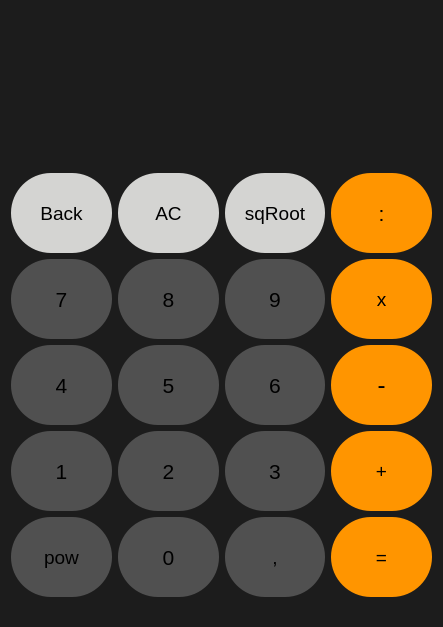
<?xml version="1.0" encoding="UTF-8"?>
<ui version="4.0">
 <class>kalkulatorClass</class>
 <widget class="QMainWindow" name="kalkulatorClass">
  <property name="geometry">
   <rect>
    <x>0</x>
    <y>0</y>
    <width>443</width>
    <height>627</height>
   </rect>
  </property>
  <property name="windowTitle">
   <string>kalkulator</string>
  </property>
  <property name="styleSheet">
   <string notr="true"/>
  </property>
  <widget class="QWidget" name="centralWidget">
   <property name="styleSheet">
    <string notr="true">QWidget
{
	background: rgb(28,28,28)
}</string>
   </property>
   <layout class="QVBoxLayout" name="verticalLayout">
    <item>
     <widget class="QTextEdit" name="resultPanel">
      <property name="maximumSize">
       <size>
        <width>402</width>
        <height>118</height>
       </size>
      </property>
      <property name="font">
       <font>
        <pointsize>28</pointsize>
       </font>
      </property>
      <property name="styleSheet">
       <string notr="true">QTextEdit
{
	background: rgb(28,28,28);
	border: none
}</string>
      </property>
      <property name="verticalScrollBarPolicy">
       <enum>Qt::ScrollBarPolicy::ScrollBarAlwaysOff</enum>
      </property>
      <property name="readOnly">
       <bool>true</bool>
      </property>
      <property name="html">
       <string>&lt;!DOCTYPE HTML PUBLIC &quot;-//W3C//DTD HTML 4.0//EN&quot; &quot;http://www.w3.org/TR/REC-html40/strict.dtd&quot;&gt;
&lt;html&gt;&lt;head&gt;&lt;meta name=&quot;qrichtext&quot; content=&quot;1&quot; /&gt;&lt;meta charset=&quot;utf-8&quot; /&gt;&lt;style type=&quot;text/css&quot;&gt;
p, li { white-space: pre-wrap; }
hr { height: 1px; border-width: 0; }
li.unchecked::marker { content: &quot;\2610&quot;; }
li.checked::marker { content: &quot;\2612&quot;; }
&lt;/style&gt;&lt;/head&gt;&lt;body style=&quot; font-family:'Segoe UI'; font-size:28pt; font-weight:400; font-style:normal;&quot;&gt;
&lt;p dir='rtl' style=&quot;-qt-paragraph-type:empty; margin-top:12px; margin-bottom:12px; margin-left:0px; margin-right:0px; -qt-block-indent:0; text-indent:0px; font-size:24pt;&quot;&gt;&lt;br /&gt;&lt;/p&gt;&lt;/body&gt;&lt;/html&gt;</string>
      </property>
     </widget>
    </item>
    <item>
     <layout class="QGridLayout" name="gridLayout">
      <item row="0" column="1">
       <widget class="QPushButton" name="clearButton">
        <property name="minimumSize">
         <size>
          <width>100</width>
          <height>80</height>
         </size>
        </property>
        <property name="font">
         <font>
          <pointsize>14</pointsize>
         </font>
        </property>
        <property name="styleSheet">
         <string notr="true">QPushButton
{
	background: rgb(212,212,210);
	border-radius: 40px
}
</string>
        </property>
        <property name="text">
         <string>AC</string>
        </property>
       </widget>
      </item>
      <item row="3" column="2">
       <widget class="QPushButton" name="threeButton">
        <property name="minimumSize">
         <size>
          <width>100</width>
          <height>80</height>
         </size>
        </property>
        <property name="font">
         <font>
          <pointsize>16</pointsize>
         </font>
        </property>
        <property name="styleSheet">
         <string notr="true">QPushButton
{
	background: rgb(80,80,80);
	border-radius: 40px
}
</string>
        </property>
        <property name="text">
         <string>3</string>
        </property>
       </widget>
      </item>
      <item row="0" column="0">
       <widget class="QPushButton" name="backButton">
        <property name="minimumSize">
         <size>
          <width>100</width>
          <height>80</height>
         </size>
        </property>
        <property name="font">
         <font>
          <pointsize>14</pointsize>
         </font>
        </property>
        <property name="styleSheet">
         <string notr="true">QPushButton
{
	background: rgb(212,212,210);
	border-radius: 40px
}
</string>
        </property>
        <property name="text">
         <string>Back</string>
        </property>
       </widget>
      </item>
      <item row="0" column="2">
       <widget class="QPushButton" name="squareRoot">
        <property name="minimumSize">
         <size>
          <width>100</width>
          <height>80</height>
         </size>
        </property>
        <property name="font">
         <font>
          <pointsize>14</pointsize>
         </font>
        </property>
        <property name="styleSheet">
         <string notr="true">QPushButton
{
	background: rgb(212,212,210);
	border-radius: 40px
}
</string>
        </property>
        <property name="text">
         <string>sqRoot</string>
        </property>
       </widget>
      </item>
      <item row="0" column="3">
       <widget class="QPushButton" name="divideButton">
        <property name="minimumSize">
         <size>
          <width>100</width>
          <height>80</height>
         </size>
        </property>
        <property name="font">
         <font>
          <pointsize>16</pointsize>
         </font>
        </property>
        <property name="styleSheet">
         <string notr="true">QPushButton
{
	background: rgb(255,149,0);
	border-radius: 40px
}</string>
        </property>
        <property name="text">
         <string>:</string>
        </property>
       </widget>
      </item>
      <item row="2" column="1">
       <widget class="QPushButton" name="fiveButton">
        <property name="minimumSize">
         <size>
          <width>100</width>
          <height>80</height>
         </size>
        </property>
        <property name="font">
         <font>
          <pointsize>16</pointsize>
         </font>
        </property>
        <property name="styleSheet">
         <string notr="true">QPushButton
{
	background: rgb(80,80,80);
	border-radius: 40px
}
</string>
        </property>
        <property name="text">
         <string>5</string>
        </property>
       </widget>
      </item>
      <item row="4" column="1">
       <widget class="QPushButton" name="zeroButton">
        <property name="minimumSize">
         <size>
          <width>100</width>
          <height>80</height>
         </size>
        </property>
        <property name="font">
         <font>
          <pointsize>16</pointsize>
         </font>
        </property>
        <property name="styleSheet">
         <string notr="true">QPushButton
{
	background: rgb(80,80,80);
	border-radius: 40px
}
</string>
        </property>
        <property name="text">
         <string>0</string>
        </property>
       </widget>
      </item>
      <item row="1" column="2">
       <widget class="QPushButton" name="nineButton">
        <property name="minimumSize">
         <size>
          <width>100</width>
          <height>80</height>
         </size>
        </property>
        <property name="font">
         <font>
          <pointsize>16</pointsize>
         </font>
        </property>
        <property name="styleSheet">
         <string notr="true">QPushButton
{
	background: rgb(80,80,80);
	border-radius: 40px
}
</string>
        </property>
        <property name="text">
         <string>9</string>
        </property>
       </widget>
      </item>
      <item row="2" column="0">
       <widget class="QPushButton" name="fourButton">
        <property name="minimumSize">
         <size>
          <width>100</width>
          <height>80</height>
         </size>
        </property>
        <property name="font">
         <font>
          <pointsize>16</pointsize>
         </font>
        </property>
        <property name="styleSheet">
         <string notr="true">QPushButton
{
	background: rgb(80,80,80);
	border-radius: 40px
}
</string>
        </property>
        <property name="text">
         <string>4</string>
        </property>
       </widget>
      </item>
      <item row="1" column="0">
       <widget class="QPushButton" name="sevenButton">
        <property name="minimumSize">
         <size>
          <width>100</width>
          <height>80</height>
         </size>
        </property>
        <property name="font">
         <font>
          <pointsize>16</pointsize>
         </font>
        </property>
        <property name="styleSheet">
         <string notr="true">QPushButton
{
	background: rgb(80,80,80);
	border-radius: 40px
}
</string>
        </property>
        <property name="text">
         <string>7</string>
        </property>
       </widget>
      </item>
      <item row="2" column="2">
       <widget class="QPushButton" name="sixButton">
        <property name="minimumSize">
         <size>
          <width>100</width>
          <height>80</height>
         </size>
        </property>
        <property name="font">
         <font>
          <pointsize>16</pointsize>
         </font>
        </property>
        <property name="styleSheet">
         <string notr="true">QPushButton
{
	background: rgb(80,80,80);
	border-radius: 40px
}
</string>
        </property>
        <property name="text">
         <string>6</string>
        </property>
       </widget>
      </item>
      <item row="1" column="3">
       <widget class="QPushButton" name="multiplyButton">
        <property name="minimumSize">
         <size>
          <width>100</width>
          <height>80</height>
         </size>
        </property>
        <property name="font">
         <font>
          <pointsize>14</pointsize>
         </font>
        </property>
        <property name="styleSheet">
         <string notr="true">QPushButton
{
	background: rgb(255,149,0);
	border-radius: 40px
}
</string>
        </property>
        <property name="text">
         <string>x</string>
        </property>
       </widget>
      </item>
      <item row="3" column="1">
       <widget class="QPushButton" name="twoButton">
        <property name="minimumSize">
         <size>
          <width>100</width>
          <height>80</height>
         </size>
        </property>
        <property name="font">
         <font>
          <pointsize>16</pointsize>
         </font>
        </property>
        <property name="styleSheet">
         <string notr="true">QPushButton
{
	background: rgb(80,80,80);
	border-radius: 40px
}
</string>
        </property>
        <property name="text">
         <string>2</string>
        </property>
       </widget>
      </item>
      <item row="4" column="0">
       <widget class="QPushButton" name="powerButton">
        <property name="minimumSize">
         <size>
          <width>100</width>
          <height>80</height>
         </size>
        </property>
        <property name="font">
         <font>
          <pointsize>14</pointsize>
         </font>
        </property>
        <property name="styleSheet">
         <string notr="true">QPushButton
{
	background: rgb(80,80,80);
	border-radius: 40px
}
</string>
        </property>
        <property name="text">
         <string>pow</string>
        </property>
       </widget>
      </item>
      <item row="4" column="2">
       <widget class="QPushButton" name="dotButton">
        <property name="minimumSize">
         <size>
          <width>100</width>
          <height>80</height>
         </size>
        </property>
        <property name="font">
         <font>
          <pointsize>14</pointsize>
         </font>
        </property>
        <property name="styleSheet">
         <string notr="true">QPushButton
{
	background: rgb(80,80,80);
	border-radius: 40px
}
</string>
        </property>
        <property name="text">
         <string>,</string>
        </property>
       </widget>
      </item>
      <item row="3" column="0">
       <widget class="QPushButton" name="oneButton">
        <property name="minimumSize">
         <size>
          <width>100</width>
          <height>80</height>
         </size>
        </property>
        <property name="font">
         <font>
          <pointsize>16</pointsize>
         </font>
        </property>
        <property name="styleSheet">
         <string notr="true">QPushButton
{
	background: rgb(80,80,80);
	border-radius: 40px
}
</string>
        </property>
        <property name="text">
         <string>1</string>
        </property>
       </widget>
      </item>
      <item row="1" column="1">
       <widget class="QPushButton" name="eightButton">
        <property name="minimumSize">
         <size>
          <width>100</width>
          <height>80</height>
         </size>
        </property>
        <property name="font">
         <font>
          <pointsize>16</pointsize>
         </font>
        </property>
        <property name="styleSheet">
         <string notr="true">QPushButton
{
	background: rgb(80,80,80);
	border-radius: 40px
}
</string>
        </property>
        <property name="text">
         <string>8</string>
        </property>
       </widget>
      </item>
      <item row="3" column="3">
       <widget class="QPushButton" name="addButton">
        <property name="minimumSize">
         <size>
          <width>100</width>
          <height>80</height>
         </size>
        </property>
        <property name="font">
         <font>
          <pointsize>14</pointsize>
         </font>
        </property>
        <property name="styleSheet">
         <string notr="true">QPushButton
{
	background: rgb(255,149,0);
	border-radius: 40px
}</string>
        </property>
        <property name="text">
         <string>+</string>
        </property>
       </widget>
      </item>
      <item row="4" column="3">
       <widget class="QPushButton" name="equalsButton">
        <property name="minimumSize">
         <size>
          <width>100</width>
          <height>80</height>
         </size>
        </property>
        <property name="font">
         <font>
          <pointsize>14</pointsize>
         </font>
        </property>
        <property name="styleSheet">
         <string notr="true">QPushButton
{
	background: rgb(255,149,0);
	border-radius: 40px
}</string>
        </property>
        <property name="text">
         <string>=</string>
        </property>
       </widget>
      </item>
      <item row="2" column="3">
       <widget class="QPushButton" name="substractButton">
        <property name="minimumSize">
         <size>
          <width>100</width>
          <height>80</height>
         </size>
        </property>
        <property name="font">
         <font>
          <pointsize>18</pointsize>
         </font>
        </property>
        <property name="styleSheet">
         <string notr="true">QPushButton
{
	background: rgb(255,149,0);
	border-radius: 40px
}</string>
        </property>
        <property name="text">
         <string>-</string>
        </property>
       </widget>
      </item>
     </layout>
    </item>
   </layout>
  </widget>
 </widget>
 <layoutdefault spacing="6" margin="11"/>
 <resources>
  <include location="kalkulator.qrc"/>
 </resources>
 <connections/>
</ui>
